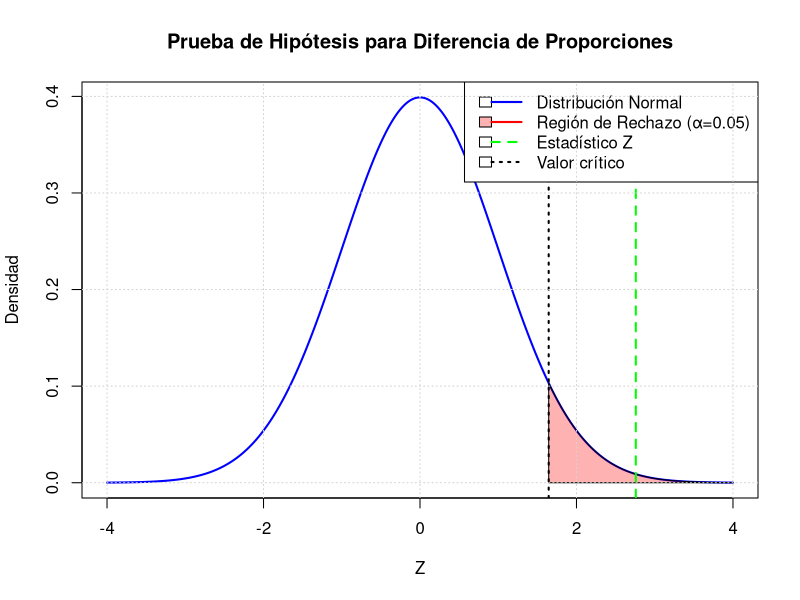

This figure's R source:

#### PLANTEAMIENTO DE HIPÓTESIS
# H0: p1 - p2 =0  vs Ha: p1-p2 >0 


# Calcular estadísticos básicos
n1 <- 300  # tamaño muestra hombres
n2 <- 400  # tamaño muestra mujeres
x1 <- 120  # éxitos hombres
x2 <- 120  # éxitos mujeres

# Calcular proporciones
p1 <- x1/n1  # proporción hombres
p2 <- x2/n2  # proporción mujeres
p_combinada <- (x1 + x2)/(n1 + n2)  # proporción combinada

# Calcular estadístico Z
z_stat <- (p1 - p2) / sqrt(p_combinada * (1-p_combinada) * (1/n1 + 1/n2))

# Calcular p-valor (prueba unilateral derecha)
p_valor <- 1 - pnorm(z_stat)

# Valor crítico
valor_critico <- qnorm(0.95)

# Imprimir resultados
cat("Resultados del análisis:\n")
cat("------------------------\n")
cat(sprintf("Proporción hombres (p1): %.4f\n", p1))
cat(sprintf("Proporción mujeres (p2): %.4f\n", p2))
cat(sprintf("Estadístico Z: %.4f\n", z_stat))
cat(sprintf("Valor crítico (α=0.05): %.4f\n", valor_critico))
cat(sprintf("p-valor: %.4f\n", p_valor))

# Crear gráfico
# Crear secuencia de valores z para la curva normal
z <- seq(-4, 4, length=1000)
densidad <- dnorm(z)

# Crear el gráfico
plot(z, densidad, type="l", lwd=2, 
     main="Prueba de Hipótesis para Diferencia de Proporciones",
     xlab="Z", ylab="Densidad",
     col="blue")

# Añadir región de rechazo
z_rechazo <- seq(valor_critico, 4, length=100)
densidad_rechazo <- dnorm(z_rechazo)
polygon(c(z_rechazo, rev(z_rechazo)), 
        c(densidad_rechazo, rep(0, length(z_rechazo))), 
        col=rgb(1, 0, 0, 0.3))

# Añadir líneas verticales
abline(v=z_stat, col="green", lwd=2, lty=2)
abline(v=valor_critico, col="black", lwd=2, lty=3)

# Añadir leyenda
legend("topright", 
       legend=c("Distribución Normal", 
                "Región de Rechazo (α=0.05)", 
                "Estadístico Z",
                "Valor crítico"),
       col=c("blue", "red", "green", "black"),
       lty=c(1, 1, 2, 3),
       lwd=c(2, 2, 2, 2),
       fill=c(NA, rgb(1, 0, 0, 0.3), NA, NA))

# Añadir cuadrícula
grid()

# Realizar prueba de proporciones usando función incorporada de R
prop.test(x=c(x1, x2), n=c(n1, n2), 
          alternative="greater",
          correct=FALSE)